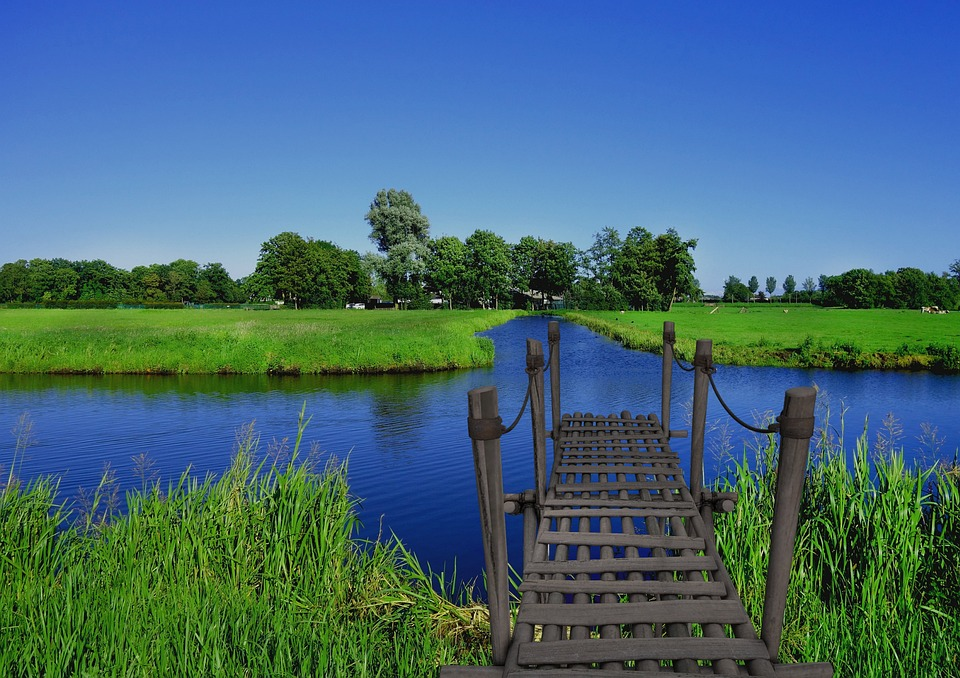
#> input picture objecttracking/1.jpg, 960 x 678 px
$ python objecttracking.py
#> lines starting #> are read from the running program, lines starting #| are printed output that depends on the picture; after the words box and inside, x2 and y2 are one past the last pixel; in counts of white or black regions, pixels touching at a corner belong together
import cv2
import numpy as np

#read the image
img = cv2.imread('1.jpg',1)
#> img is the input picture: shape (678, 960, 3); mean B, G, R 117.9, 105, 68.3

while(1):
    # covert the image to HSV format
    hsv =  cv2.cvtColor(img,cv2.COLOR_BGR2HSV)
#> hsv: shape (678, 960, 3); mean H, S, V 79.9, 150.4, 141.9

    #set the limit of the color of which you want to detect in HSV format
    lower_blue = np.array([110,50,50])
    upper_blue = np.array([130,255,255])

    lower_green = np.array([40, 100,100],np.uint8)
    upper_green = np.array([60, 255, 255],np.uint8)

    #creating seperate mask for 2 colors(green,blue)
    mask1 = cv2.inRange(hsv,lower_blue,upper_blue)
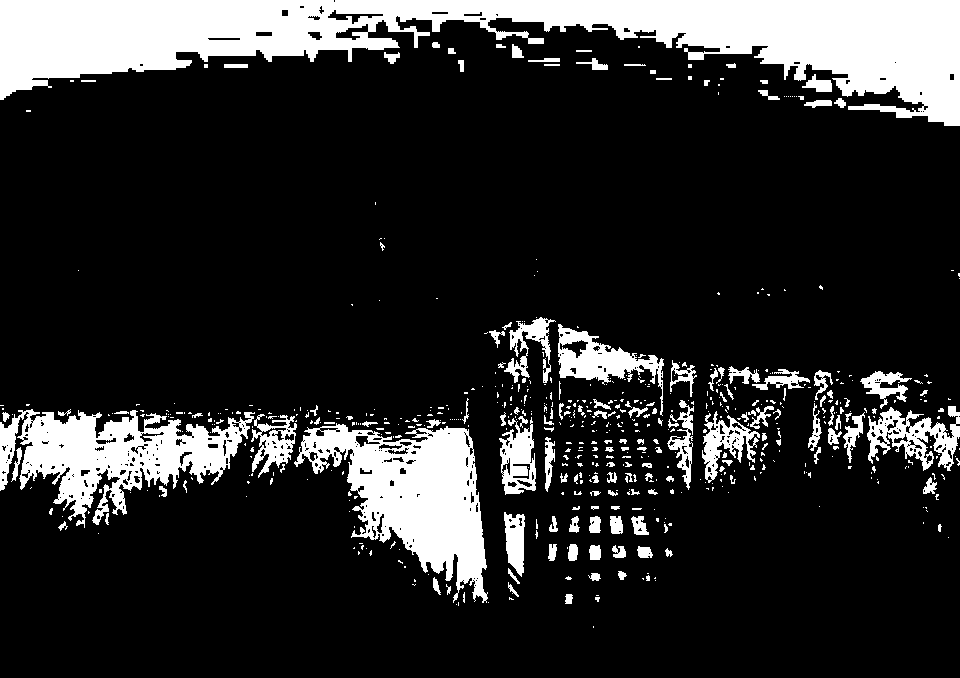
#> mask1: shape (678, 960); 17.1% white; 613 white regions (464 under 20 px), largest, box (x1, y1, x2, y2) and area: (0, 0, 960, 126) 55200, (294, 423, 488, 603) 16301, (0, 409, 255, 528) 13673
    mask2 = cv2.inRange(hsv,lower_green,upper_green)
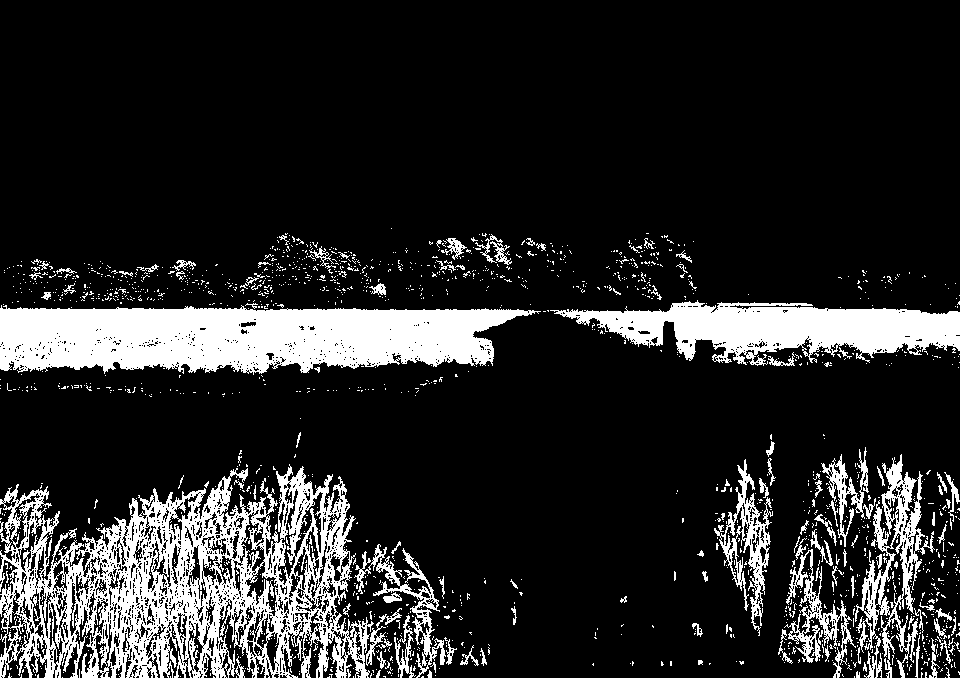
#> mask2: shape (678, 960); 16% white; 1684 white regions (1576 under 20 px), largest, box (x1, y1, x2, y2) and area: (0, 464, 374, 678) 37028, (0, 305, 541, 375) 28118, (550, 300, 960, 366) 14400

    #combining 2 masks into 1 mask so that we can apply it to the final image
    mask = cv2.bitwise_or(mask1,mask2)
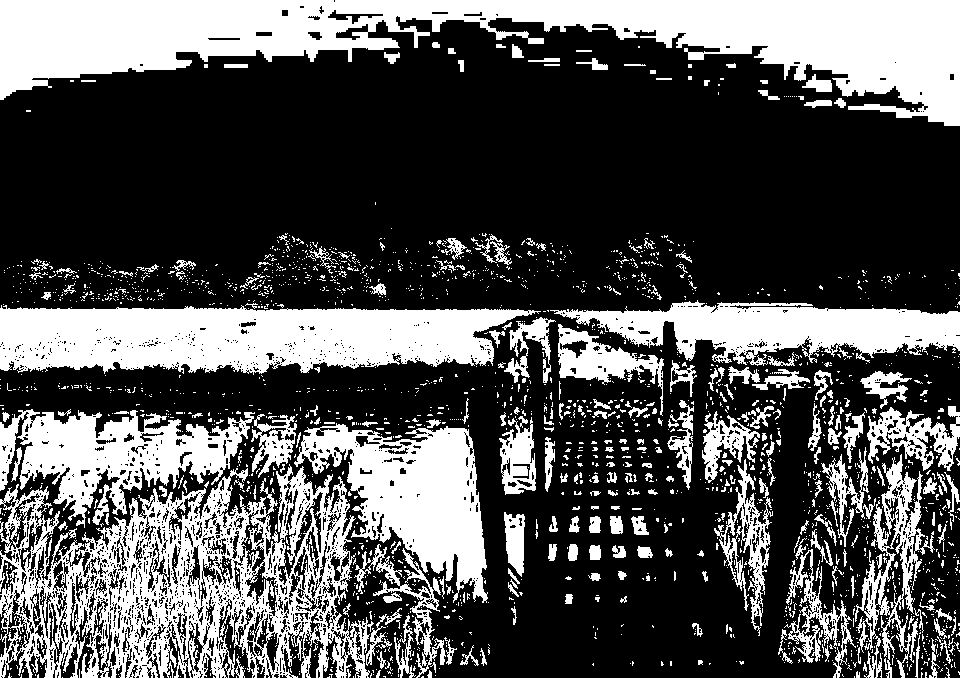
#> mask: shape (678, 960); 33.1% white; 2296 white regions (2040 under 20 px), largest, box (x1, y1, x2, y2) and area: (0, 0, 960, 126) 55200, (0, 464, 374, 678) 37028, (0, 305, 541, 375) 28118

    #masking the image so that we can get the final result
    res = cv2.bitwise_and(img,img, mask= mask)
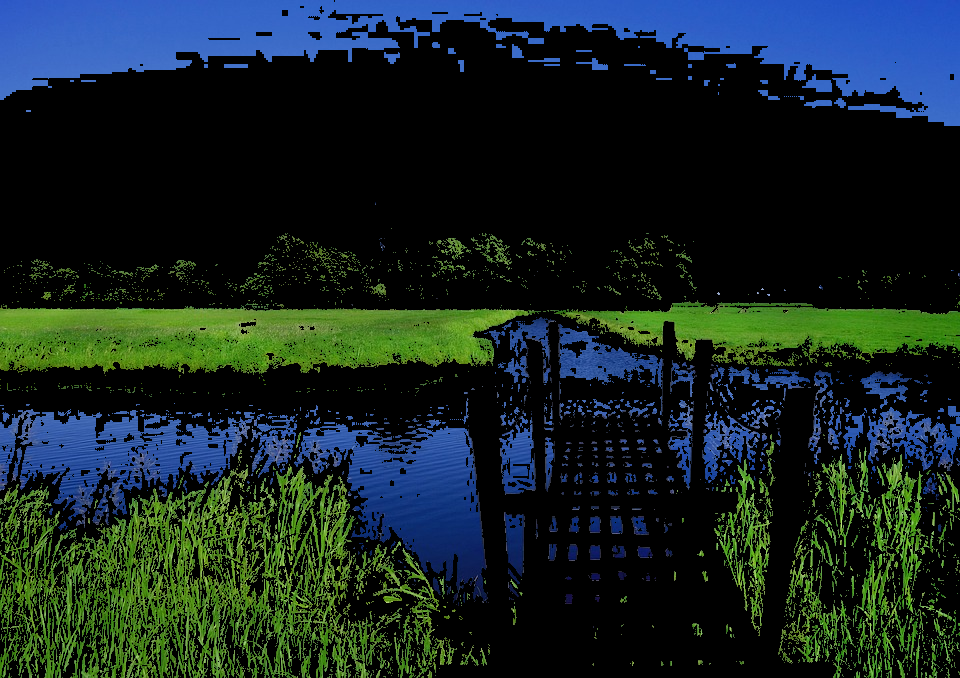
#> res: shape (678, 960, 3); mean B, G, R 36, 36.4, 21.3
    #displaying the result
    cv2.imshow('frame',img)
    cv2.imshow('mask',mask)
    cv2.imshow('result',res)
    k = cv2.waitKey(0) & 0xFF
#> (key Esc is pressed here)
    if k == 27:
        break
cv2.destroyAllWindows()

$ run again, with objecttracking/2.jpeg copied over objecttracking/1.jpg
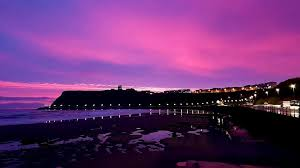
#> input picture objecttracking/2.jpeg, 300 x 168 px
#> img is the input picture: shape (168, 300, 3); mean B, G, R 111.4, 50.8, 106.6
#> hsv: shape (168, 300, 3); mean H, S, V 133.6, 167.9, 120.9
#> `mask1 = cv2.inRange(hsv,lower_blue,upper_blue)`:
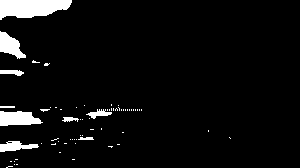
#> mask1: shape (168, 300); 5.4% white; 66 white regions (57 under 20 px), largest, box (x1, y1, x2, y2) and area: (0, 0, 72, 20) 1061, (0, 111, 43, 126) 488, (0, 31, 26, 59) 396
#> mask2: shape (168, 300); every value is 0
#> `res = cv2.bitwise_and(img,img, mask= mask)`:
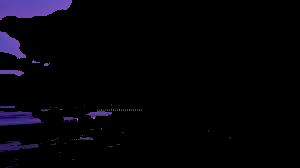
#> res: shape (168, 300, 3); mean B, G, R 8, 3.2, 4.4

$ run again, with objecttracking/green.jpeg copied over objecttracking/1.jpg
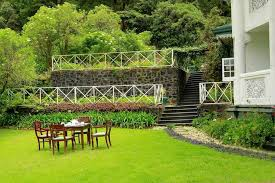
#> input picture objecttracking/green.jpeg, 275 x 183 px
#> img is the input picture: shape (183, 275, 3); mean B, G, R 60.5, 134.7, 118.4
#> hsv: shape (183, 275, 3); mean H, S, V 36.2, 144.8, 136
#> mask1: shape (183, 275); every value is 0
#> `mask2 = cv2.inRange(hsv,lower_green,upper_green)`:
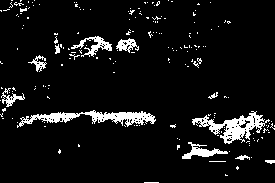
#> mask2: shape (183, 275); 7.3% white; 184 white regions (172 under 20 px), largest, box (x1, y1, x2, y2) and area: (17, 110, 156, 128) 980, (192, 111, 270, 144) 924, (71, 36, 112, 57) 298
#> `res = cv2.bitwise_and(img,img, mask= mask)`:
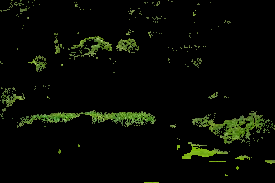
#> res: shape (183, 275, 3); mean B, G, R 3.5, 9.8, 7.2
